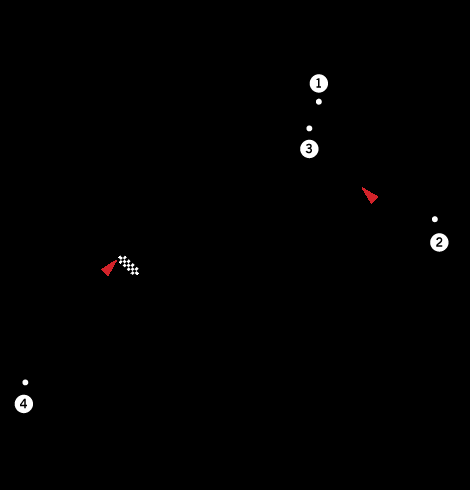
#> input picture assets/tracks/ZeltwegAirfield.png, 470 x 490 px, found by its file name
$ python extract_track.py
#> lines starting #> are read from the running program, lines starting #| are printed output that depends on the picture; after the words box and inside, x2 and y2 are one past the last pixel; in counts of white or black regions, pixels touching at a corner belong together
"""Extract an ordered racing centerline from a circuit map image.

The start marker and direction are deliberately explicit: image parsing finds the
centerline, while these two values prevent the common reversed-lap ambiguity.
"""

from __future__ import annotations

import json
from pathlib import Path

import cv2
import numpy as np

INPUT = Path("assets/tracks/ZeltwegAirfield.png")
OUTPUT = Path("assets/tracks/ZeltwegAirfield-waypoints.json")
START = np.array([124, 266], dtype=np.float32)  # Checkered flag / red-arrow start.
DIRECTION = np.array([-1.0, 0.25], dtype=np.float32)  # Direction indicated by the red arrow.


def skeletonize(mask: np.ndarray) -> np.ndarray:
    """Connectivity-preserving Zhang-Suen thinning for a single closed stroke."""
    image = (mask > 0).astype(np.uint8)
    changed = True
    while changed:
        changed = False
        for phase in (0, 1):
            remove: list[tuple[int, int]] = []
            for y in range(1, image.shape[0] - 1):
                for x in range(1, image.shape[1] - 1):
                    if not image[y, x]:
                        continue
                    p2, p3, p4, p5, p6, p7, p8, p9 = [
                        image[y - 1, x], image[y - 1, x + 1], image[y, x + 1], image[y + 1, x + 1],
                        image[y + 1, x], image[y + 1, x - 1], image[y, x - 1], image[y - 1, x - 1],
                    ]
                    neighbors = p2 + p3 + p4 + p5 + p6 + p7 + p8 + p9
                    transitions = sum(a == 0 and b == 1 for a, b in zip((p2, p3, p4, p5, p6, p7, p8, p9), (p3, p4, p5, p6, p7, p8, p9, p2)))
                    if not (2 <= neighbors <= 6 and transitions == 1):
                        continue
                    if phase == 0 and (p2 * p4 * p6 or p4 * p6 * p8):
                        continue
                    if phase == 1 and (p2 * p4 * p8 or p2 * p6 * p8):
                        continue
                    remove.append((y, x))
            if remove:
                changed = True
                for y, x in remove:
                    image[y, x] = 0
    return (image * 255).astype(np.uint8)


def ordered_cycle(skeleton: np.ndarray) -> list[tuple[int, int]]:
    points = np.argwhere(skeleton > 0)
    point_set = {tuple(point) for point in points}
    start_yx = min(point_set, key=lambda p: float(np.sum((np.array([p[1], p[0]]) - START) ** 2)))
    neighbors = [(start_yx[0] + dy, start_yx[1] + dx) for dy in (-1, 0, 1) for dx in (-1, 0, 1)
                 if (dx or dy) and (start_yx[0] + dy, start_yx[1] + dx) in point_set]
    if len(neighbors) < 2:
        raise RuntimeError("Could not find both centerline directions at the start marker.")
    direction = DIRECTION / np.linalg.norm(DIRECTION)
    current = max(neighbors, key=lambda p: float(np.dot(np.array([p[1] - start_yx[1], p[0] - start_yx[0]]), direction)))
    ordered = [start_yx, current]
    previous = start_yx
    visited = {start_yx, current}
    while len(ordered) <= len(point_set):
        candidates = [(current[0] + dy, current[1] + dx) for dy in (-1, 0, 1) for dx in (-1, 0, 1)
                      if (dx or dy) and (current[0] + dy, current[1] + dx) in point_set and (current[0] + dy, current[1] + dx) != previous and (current[0] + dy, current[1] + dx) not in visited]
        if not candidates:
            break
        if start_yx in candidates and len(ordered) > 24:
            break
        travel = np.array([current[1] - previous[1], current[0] - previous[0]], dtype=np.float32)
        previous, current = current, max(candidates, key=lambda p: float(np.dot(np.array([p[1] - current[1], p[0] - current[0]]), travel)))
        ordered.append(current)
        visited.add(current)
    return [(int(x), int(y)) for y, x in ordered]


def main() -> None:
    image = cv2.imread(str(INPUT), cv2.IMREAD_UNCHANGED)
#> image is the input picture: shape (490, 470, 4); mean B, G, R, A 1.3, 1.3, 1.5, 12.2
    if image is None or image.shape[2] != 4:
        raise RuntimeError(f"Expected an RGBA PNG at {INPUT}")
    bgr, alpha = image[:, :, :3], image[:, :, 3]
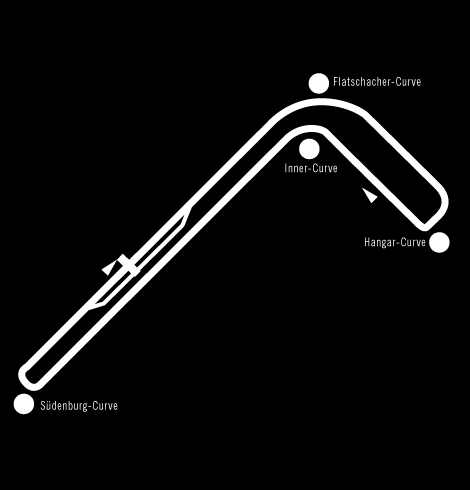
#> alpha: shape (490, 470); min 0, max 255, mean 12.2
    grayscale = cv2.cvtColor(bgr, cv2.COLOR_BGR2GRAY)
    black = np.where((alpha > 10) & (grayscale < 80), 255, 0).astype(np.uint8)
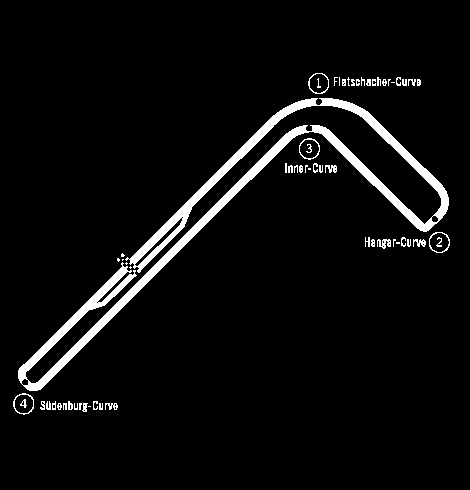
#> black: shape (490, 470); 5% white; 61 white regions (19 under 20 px), largest, box (x1, y1, x2, y2) and area: (18, 98, 449, 391) 9875, (13, 393, 34, 415) 92, (299, 138, 320, 160) 90
    _, labels, stats, _ = cv2.connectedComponentsWithStats(black, connectivity=8)
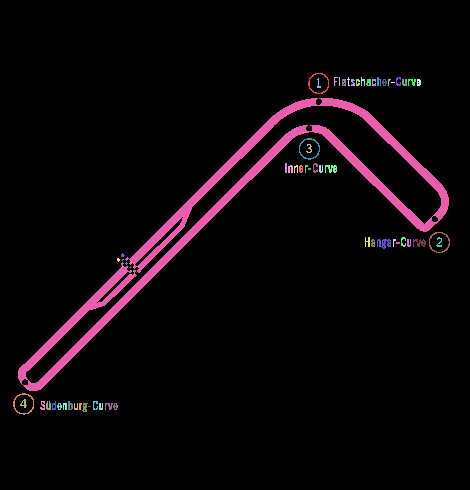
#> labels: shape (490, 470) int32; 62 distinct labels, from 0 to 61; one colour per label, 0 black
#> stats = 62 rows, first 6: [0, 0, 470, 490, 218738], [308, 73, 21, 21, 86], [334, 77, 4, 9, 14], [339, 77, 1, 9, 9], [347, 77, 3, 9, 12], [361, 77, 4, 9, 20]
    track_label = 1 + int(np.argmax(stats[1:, cv2.CC_STAT_AREA]))
#> track_label = 20
    track = np.where(labels == track_label, 255, 0).astype(np.uint8)
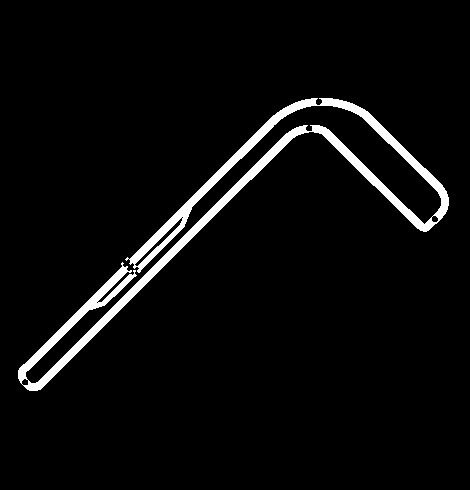
#> track: shape (490, 470); 4.3% white; 1 white region, box (x1, y1, x2, y2) and area: (18, 98, 449, 391) 9875
    # The anti-aliased PNG has one-pixel gaps at a few joins; close those before thinning.
    connected_track = cv2.dilate(track, np.ones((3, 3), np.uint8))
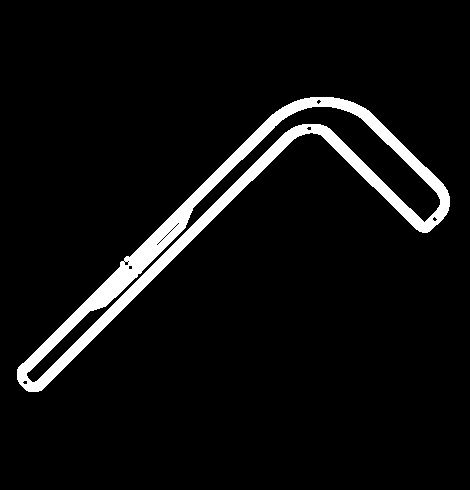
#> connected_track: shape (490, 470); 5.9% white; 1 white region, box (x1, y1, x2, y2) and area: (17, 97, 450, 392) 13573
    points = ordered_cycle(skeletonize(connected_track))
#> after the loop in skeletonize, `while changed:`:
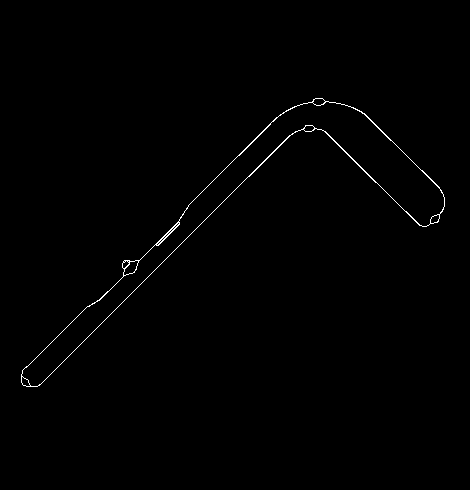
#> image: shape (490, 470); values 0 (black) and 1 (white), 0.56% white in thin lines or dots, all inside (x1, y1, x2, y2) = (21, 98, 445, 387)
#> after the loop in skeletonize, `while changed:`: remove = []
#> in ordered_cycle, `points = np.argwhere(skeleton > 0)`: points = 1296 pairs, first value 98 to 386, second value 21 to 444
#> in ordered_cycle, `point_set = {tuple(point) for point in points}`: point_set = 1296 items
#> in ordered_cycle, `start_yx = min(point_set, key=lambda p: float(np.sum((np.array([p[1], ..`: start_yx = (267, 125)
#> in ordered_cycle, `neighbors = [(start_yx[0] + dy, start_yx[1] + dx) for dy in (-1, 0, 1)..`: neighbors = [(266, 126), (267, 126), (268, 124), (268, 125)]
#> in ordered_cycle, `current = max(neighbors, key=lambda p: float(np.dot(np.array([p[1] - s..`: current = (268, 124)
#> in ordered_cycle, `ordered = [start_yx, current]`: ordered = [(267, 125), (268, 124)]
#> in ordered_cycle, `previous = start_yx`: previous = (267, 125)
#> in ordered_cycle, `visited = {start_yx, current}`: visited = 2 items
#> the loop in ordered_cycle, `while len(ordered) <= len(point_set):` made 911 passes
#> (candidates, travel, previous) on passes 1, 2, 8: ([(268, 123), (268, 125), (269, 124)], [-1, 1], (268, 124)), ([(267, 122), (269, 124)], [-1, 0], (268, 123)), ([(261, 123), (262, 124)], [1, -1], (262, 123))
#> after the loop in ordered_cycle, `while len(ordered) <= len(point_set):`: ordered = 912 pairs, first value 98 to 386, second value 21 to 444; visited = 912 items
#> points = 912 pairs, first value 21 to 444, second value 98 to 386
    # Keep enough points for corners but avoid shipping every single pixel.
    sampled = points[::3]
#> sampled = 304 pairs, first value 22 to 444, second value 98 to 386
    if sampled[-1] != points[-1]:
        sampled.append(points[-1])
    OUTPUT.write_text(json.dumps({"width": image.shape[1], "height": image.shape[0], "points": sampled}, separators=(",", ":")))
    print(f"Wrote {len(sampled)} ordered waypoints to {OUTPUT}")
#| Wrote 305 ordered waypoints to assets/tracks/ZeltwegAirfield-waypoints.json


if __name__ == "__main__":
    main()
